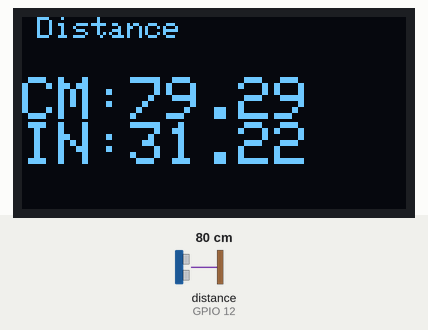
This program was run on a simulated ESP32. Shown: 128×64 one-colour display. Wiring (inferred from the names in the program): ultrasonic range finder: trigger GPIO 13; echo GPIO 12. The test bench sets the inputs (shaded band); at power-on: distance to the obstacle (sensor on GPIO 12) 80 cm. The echo pulse lasts 58.3 µs per cm; what the program prints to the serial monitor is not drawn.

Above: at 3.2 s.
3.3 s: distance to the obstacle (sensor on GPIO 12) set to 2 cm
At 4.8 s:
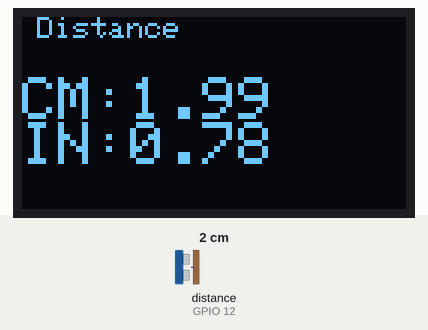
5.6 s: distance to the obstacle (sensor on GPIO 12) set to 4 cm
At 7.0 s:
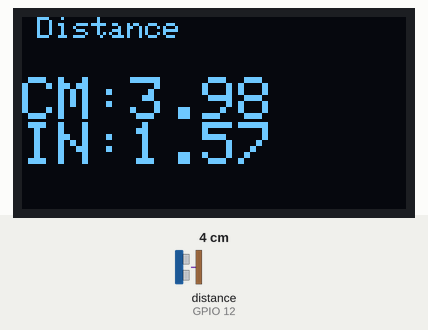
7.6 s: distance to the obstacle (sensor on GPIO 12) set to 9 cm
At 9.3 s:
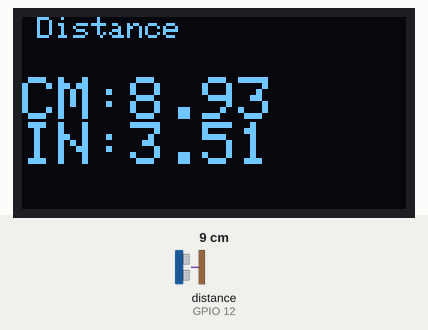
Timing chart, 0 to 10.8 s (numbered marks = the images above; inputs shaded):
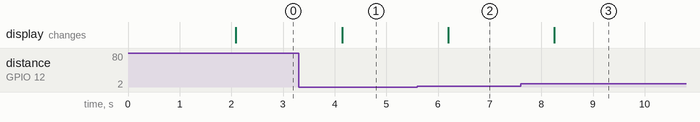

The program:

main.cpp
```cpp
#include <Arduino.h>
#include <Wire.h>
#include <Adafruit_GFX.h>
#include <Adafruit_SSD1306.h>

// HC-SR04 Pins
#define TRIG_PIN 13
#define ECHO_PIN 12

// OLED setup
#define SCREEN_WIDTH 128
#define SCREEN_HEIGHT 64
#define OLED_RESET -1
Adafruit_SSD1306 display(SCREEN_WIDTH, SCREEN_HEIGHT, &Wire, OLED_RESET);

void setup() {
  Serial.begin(115200);

  pinMode(TRIG_PIN, OUTPUT);
  pinMode(ECHO_PIN, INPUT);

  if (!display.begin(SSD1306_SWITCHCAPVCC, 0x3C)) {
    Serial.println("OLED init failed");
    while (1);
  }

  display.clearDisplay();
  display.setTextSize(1);
  display.setTextColor(SSD1306_WHITE);
  display.setCursor(0, 0);
  display.println("Ultrasonic Distance");
  display.display();
  delay(2000);
}

float getDistanceCM() {
  digitalWrite(TRIG_PIN, LOW);
  delayMicroseconds(2);

  digitalWrite(TRIG_PIN, HIGH);
  delayMicroseconds(10);
  digitalWrite(TRIG_PIN, LOW);

  long duration = pulseIn(ECHO_PIN, HIGH);
  float distance = duration * 0.034 / 2; // speed of sound
  return distance;
}

void loop() {
  float distance_cm = getDistanceCM();
  float distance_inch = distance_cm / 2.54;

  Serial.print("Distance: ");
  Serial.print(distance_cm);
  Serial.print(" cm | ");
  Serial.print(distance_inch);
  Serial.println(" inch");

  display.clearDisplay();
  display.setCursor(5, 0);
  display.setTextSize(1);
  display.println("Distance");

  display.setCursor(0, 20);
  display.setTextSize(2);
  display.print("CM:");
  display.print(distance_cm, 2);  // 2 decimal places

  display.setCursor(0, 35);
  display.print("IN:");
  display.print(distance_inch, 2);  // 2 decimal places

  display.display();

  delay(1000);
}
```

Measured:
- after the input at 3.3 s, the display: changes after 0.84 s (image 1)
- after the input at 5.6 s, the display: changes after 0.60 s (image 2)
- after the input at 7.6 s, the display: changes after 0.65 s (image 3)
